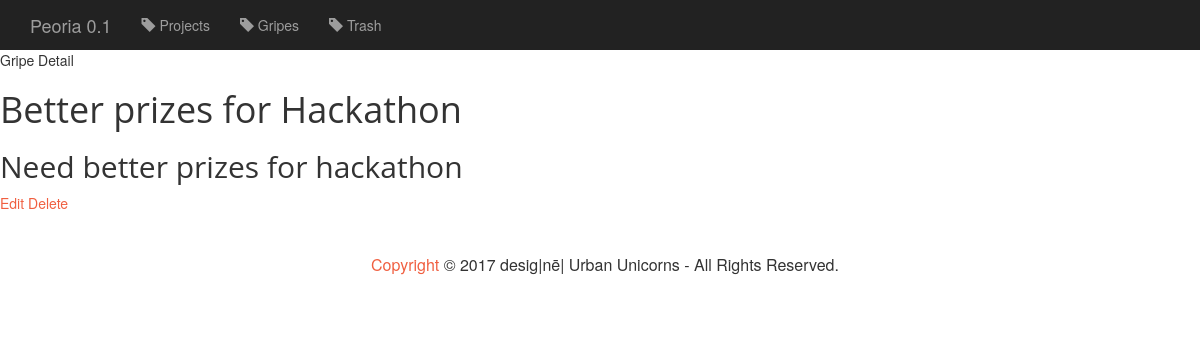
/peoria/gripe/4/, run on the app's committed database.
### peoria/models.py (models this page shows, shortened)
class Gripe(models.Model):
    name = models.CharField(max_length=100)
    address = models.CharField(max_length=200, null=True, blank=True)
    description = models.TextField()
    votes = models.IntegerField(default=0)
    latitude = models.DecimalField(max_digits=10, decimal_places=6, default=40.703545)
    longitude = models.DecimalField(max_digits=10, decimal_places=6, default=-89.579086)
    def __str__(self):
        return self.name
    class Meta:
        ordering = ['-votes']

### peoria/views.py (the view)
# urls.py: url(r'^gripe/(?P<pk>[0-9]+)/$', views.GripeDetail.as_view(), name='gripe-detail'),
class GripeDetail(generic.DetailView):
    model = Gripe
    template_name = 'peoria/gripe-detail.html'

### peoria/templates/peoria/gripe-detail.html
{% extends 'peoria/base.html' %}
{%  block body %}
Gripe Detail
    <h1>{{ object }}</h1>
    <h2>{{ object.description }}</h2>
    <a href = "{%  url 'peoria:gripe-update' object.id %}">Edit</a>
    <a href = "{%  url 'peoria:gripe-delete' object.id %}">Delete</a>
{% endblock %}

### peoria/static/peoria/style.css (style rules this page uses)
body, html { width: 100%; height: 100%; }
body { font-family: 'Helvetica Neue', Arial, sans-serif; }
a { color: #F05F40; -webkit-transition: all 0.2s; -moz-transition: all 0.2s; transition: all 0.2s; }
h1, h2, h3, h4, h5, h6 { font-family: 'Open Sans', 'Helvetica Neue', Arial, sans-serif; }

### data on the page
Gripe: name "Better prizes for Hackathon", description "Need better prizes for hackathon"
